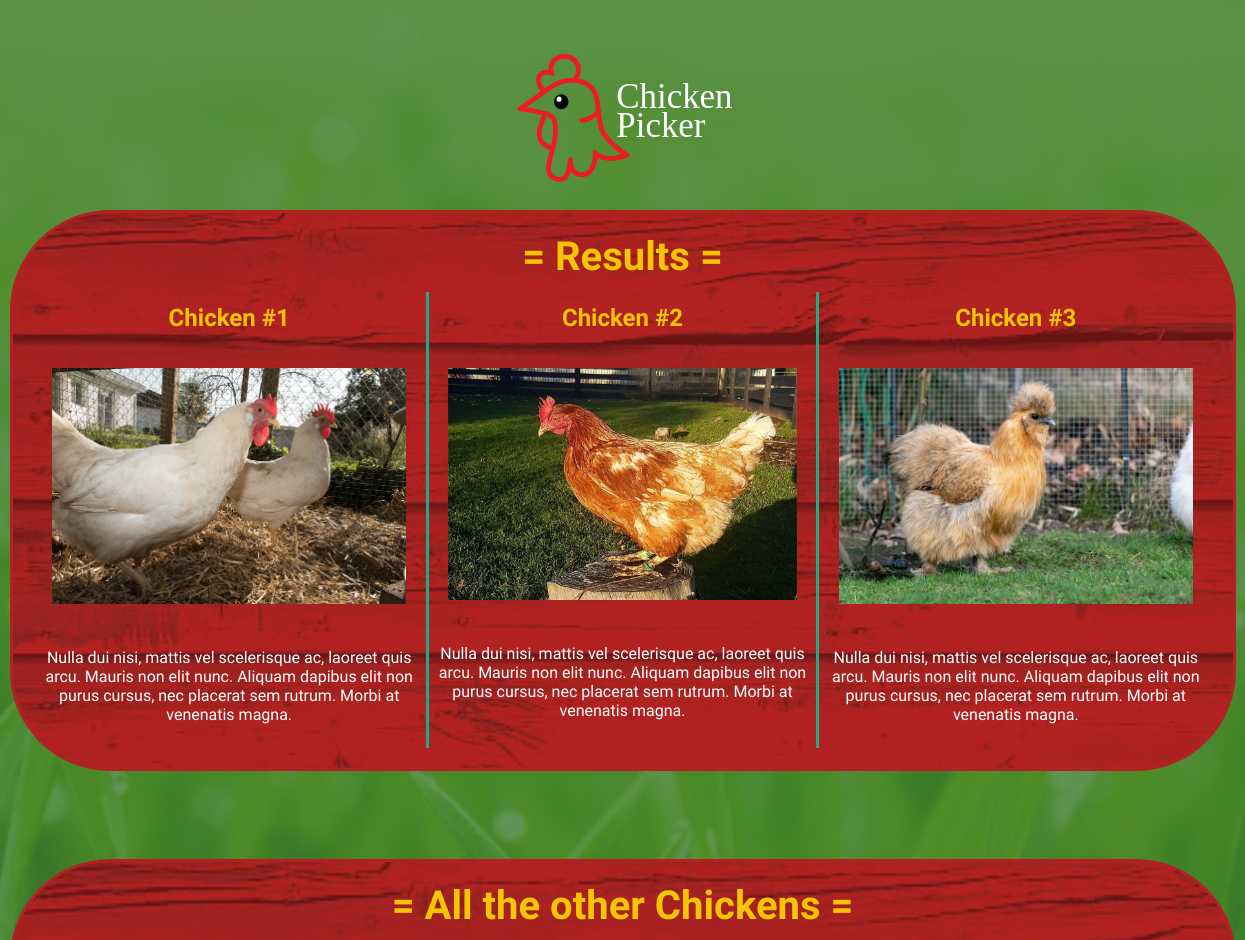
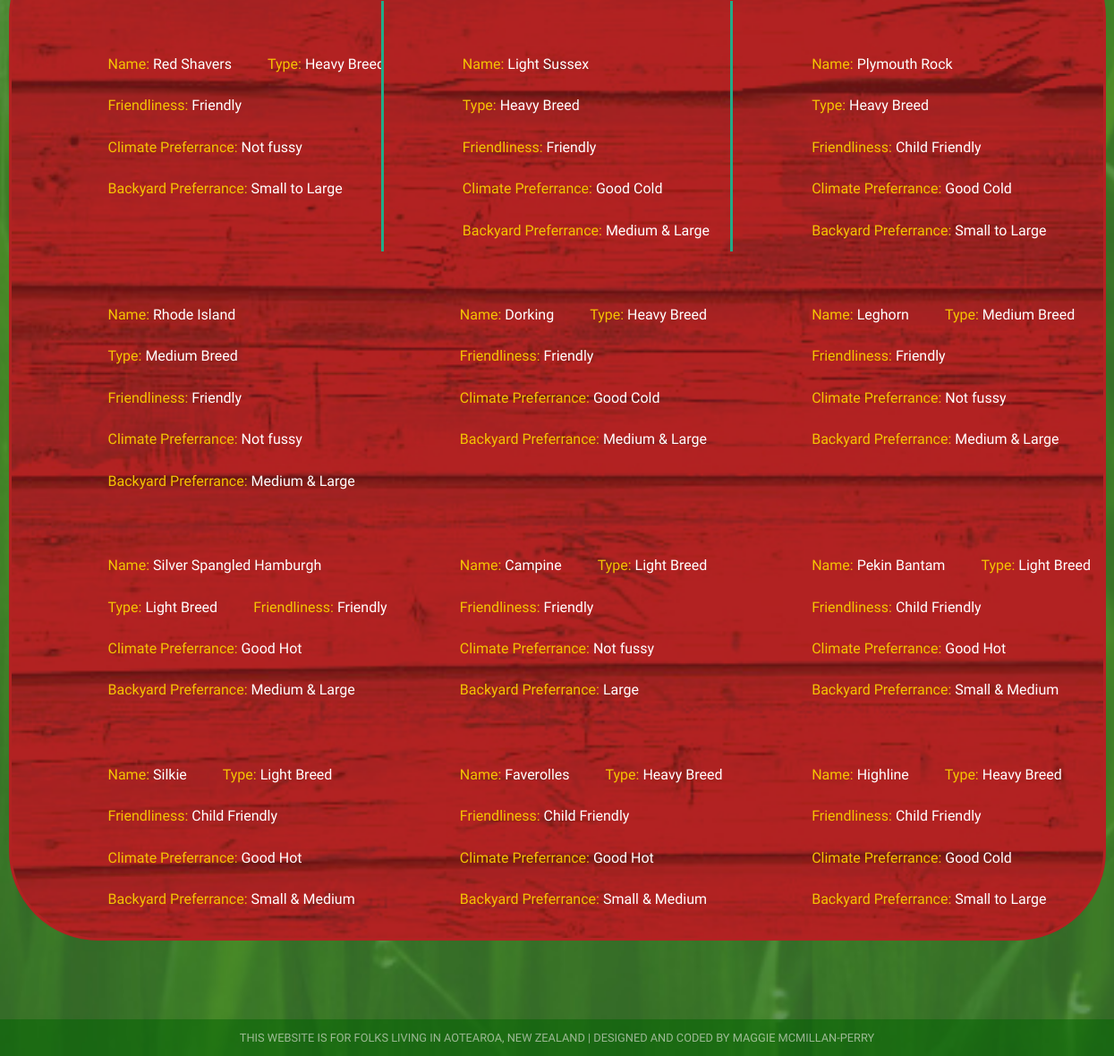
The app's page /results with its own data (2 pictures, top to bottom).
### tables this page shows
CREATE TABLE "chickens" (
	"id"	INTEGER,
	"chicken"	TEXT UNIQUE,
	"mass"	size TEXT,
	"egg"	consistancy TEXT,
	"friendly"	TEXT,
	"climate"	preferred TEXT,
	"backyard"	size TEXT,
	"image"	TEXT,
	PRIMARY KEY("id")
);

### run.py (the view)
@app.route('/results')
def results():
    db = sqlite3.connect(MENUDB)
    print(db)
    chickens = []
    cur = db.execute('SELECT chicken,mass,egg,friendly,climate,backyard FROM chickens')
    for row in cur:
        chickens.append(list(row))
    db.close()
    return render_template('results.html',
                            disclaimer='This website is for folks living in Aotearoa, New Zealand | Designed and Coded by Maggie McMillan-Perry',
                            chickens=chickens
                            )

### templates/results.html (shortened to what this page needs)
     {% extends "base.html" %}
    {% block content %}
        <body>
        <div id="header">
          <a href="/index"> <img src="{{ url_for('static', filename='logo.svg') }}" id="logo" /> </a>
          <br>
      <div id="menu">
      <h1>= Results = </h1>
      <div>
        <h2>Chicken #1</h2>
          <img src="{{ url_for('static', filename='leghorn.png') }}">
          <p>Nulla dui nisi, mattis vel scelerisque ac, laoreet quis arcu. Mauris non elit nunc. Aliquam dapibus elit non purus cursus, nec placerat sem rutrum. Morbi at venenatis magna.</p>
      </div>
      <div>
        <h2>Chicken #2</h2>
          <img src="{{ url_for('static', filename='red-shaver.jpeg') }}">
          <p>Nulla dui nisi, mattis vel scelerisque ac, laoreet quis arcu. Mauris non elit nunc. Aliquam dapibus elit non purus cursus, nec placerat sem rutrum. Morbi at venenatis magna.</p>
      </div>
      <div>
        <h2>Chicken #3</h2>
          <img src="{{ url_for('static', filename='silke.jpeg') }}">
          <p>Nulla dui nisi, mattis vel scelerisque ac, laoreet quis arcu. Mauris non elit nunc. Aliquam dapibus elit non purus cursus, nec placerat sem rutrum. Morbi at venenatis magna.</p>
      </div>
    </div>
    <div id="menu">
      <h1>= All the other Chickens = </h1>
 {% for chicken in chickens %}
      <div>
          <li>
            <ul><span style="color: #F5C403;">Name:</span> {{ chicken[0] }}</ul>
            <ul><span style="color: #F5C403;">Type:</span> {{chicken[1]}}</ul>
            <ul><span style="color: #F5C403;">Friendliness:</span> {{chicken[3]}}</ul>
            <ul><span style="color: #F5C403;">Climate Preferrance:</span> {{chicken[4]}}</ul>
            <ul><span style="color: #F5C403;">Backyard Preferrance:</span> {{chicken[5]}}</ul>
          </li>
     </div>
    {% endfor %}
    </div>
{% endblock %}

### templates/base.html (shortened to what this page needs)
<!DOCTYPE html>
<html>
  <head>
    {% block head %}
     <link rel="stylesheet" href="{{ url_for('static', filename='screen.css') }}" />
    {% endblock %}
  </head>
  <body>
    {% block content %}{% endblock %}
    {% block footer %}
    <div id="footer">
      {{ disclaimer|upper }}
    </div>
    {% endblock %}
  </body>
</html>

### static/screen.css (style rules this page uses)
body { background-color: #3C7A31; background-image: url(grass_2.jpg); background-repeat: no-repeat; background-position: top; background-size: cover; color: blue; font-family: 'Uchen', serif; margin: 0; }
h1 { color: #F5C403; font-family: 'Uchen', serif; font-size: 2.5em; margin: 0; }
h2 { color: #F5C403; font-family: 'Fredoka One', cursive; }
a { color: #DA0; text-decoration: none; }
#logo { width: 250px; }
#header { padding-top: 30px; text-align: center; }
#menu { background-color: firebrick; background-image: url(barn.jpg); background-repeat: no-repeat; background-size: cover; border: 3px solid firebrick; background-image: barn.jpeg; border-radius: 100px; display: grid; margin: auto; max-width: 1180px; padding: 20px 20px; margin-bottom: 5.5em; grid-template-columns: 1fr 1fr 1fr; grid-template-rows: auto; }
#menu p { padding: 0.5em; text-align: center; color: white; }
#menu img { max-width: 90%; padding: 1em; }
#footer { color: white; font-size: 0.8em; opacity: 0.5; text-align: center; background-color: darkgreen; padding: 1em; }
#menu li { list-style: none; color: white; line-height: 90%; width: 90%; padding: 3em; }
#menu div { grid-column: span 3; margin: 0 1em; }
#menu div:nth-child(3) { border-bottom: 3px solid goldenrod; border-top: 3px solid goldenrod; }
#menu h1 { grid-column: span 3; padding-bottom: 0.3em; text-align: center; }
#menu h2 { margin-top: 0.5em; text-align: center; }
#menu ul { float: left; }
@media only screen and (min-width: 720px) { #menu div { grid-column: auto; margin: 0; } }
@media only screen and (min-width: 720px) { #menu div:nth-child(3) { border: none; border-left: 3px solid #2A8; border-right: 3px solid #2A8; } }

### records on screen
chickens: chicken "Red Shavers", mass "Heavy Breed", friendly "Friendly", climate "Not fussy", backyard "Small to Large"
chickens: chicken "Light Sussex", mass "Heavy Breed", friendly "Friendly", climate "Good Cold", backyard "Medium & Large"
chickens: chicken "Plymouth Rock", mass "Heavy Breed", friendly "Child Friendly", climate "Good Cold", backyard "Small to Large"
chickens: chicken "Rhode Island", mass "Medium Breed", friendly "Friendly", climate "Not fussy", backyard "Medium & Large"
chickens: chicken "Dorking", mass "Heavy Breed", friendly "Friendly", climate "Good Cold", backyard "Medium & Large"
chickens: chicken "Leghorn", mass "Medium Breed", friendly "Friendly", climate "Not fussy", backyard "Medium & Large"
chickens: chicken "Silver Spangled Hamburgh", mass "Light Breed", friendly "Friendly", climate "Good Hot", backyard "Medium & Large"
chickens: chicken "Campine", mass "Light Breed", friendly "Friendly", climate "Not fussy", backyard "Large"
chickens: chicken "Pekin Bantam", mass "Light Breed", friendly "Child Friendly", climate "Good Hot", backyard "Small & Medium"
chickens: chicken "Silkie", mass "Light Breed", friendly "Child Friendly", climate "Good Hot", backyard "Small & Medium"
chickens: chicken "Faverolles", mass "Heavy Breed", friendly "Child Friendly", climate "Good Hot", backyard "Small & Medium"
chickens: chicken "Highline", mass "Heavy Breed", friendly "Child Friendly", climate "Good Cold", backyard "Small to Large"

### other values on screen
{{ disclaimer|upper }} "THIS WEBSITE IS FOR FOLKS LIVING IN AOTEAROA, NEW ZEALAND | DESIGNED AND CODED BY MAGGIE MCMILLAN-PERRY"
